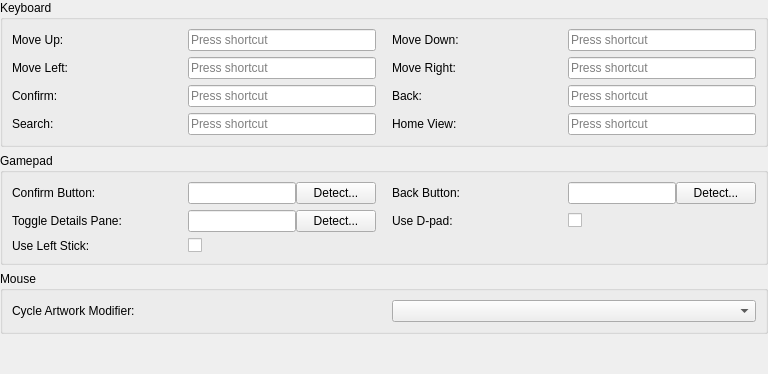
<?xml version="1.0" encoding="UTF-8"?>
<ui version="4.0">
 <class>ControlsPanel</class>
 <widget class="QWidget" name="ControlsPanel">
  <layout class="QVBoxLayout" name="rootLayout">
   <property name="leftMargin"><number>0</number></property>
   <property name="topMargin"><number>0</number></property>
   <property name="rightMargin"><number>0</number></property>
   <property name="bottomMargin"><number>0</number></property>
   <item>
    <widget class="QGroupBox" name="keyboardControlsGroupBox">
     <property name="title"><string>Keyboard</string></property>
     <!-- Eight shortcuts, two per row (two-column section). -->
     <layout class="QGridLayout" name="keyboardControlsFormLayout">
      <property name="horizontalSpacing"><number>16</number></property>
      <property name="verticalSpacing"><number>6</number></property>
      <item row="0" column="0"><widget class="QLabel" name="keyNavUpLabel"><property name="minimumSize"><size><width>160</width><height>0</height></size></property><property name="text"><string>Move Up:</string></property></widget></item>
      <item row="0" column="1"><widget class="QKeySequenceEdit" name="keyNavUpEdit"/></item>
      <item row="0" column="2"><widget class="QLabel" name="keyNavDownLabel"><property name="minimumSize"><size><width>160</width><height>0</height></size></property><property name="text"><string>Move Down:</string></property></widget></item>
      <item row="0" column="3"><widget class="QKeySequenceEdit" name="keyNavDownEdit"/></item>
      <item row="1" column="0"><widget class="QLabel" name="keyNavLeftLabel"><property name="minimumSize"><size><width>160</width><height>0</height></size></property><property name="text"><string>Move Left:</string></property></widget></item>
      <item row="1" column="1"><widget class="QKeySequenceEdit" name="keyNavLeftEdit"/></item>
      <item row="1" column="2"><widget class="QLabel" name="keyNavRightLabel"><property name="minimumSize"><size><width>160</width><height>0</height></size></property><property name="text"><string>Move Right:</string></property></widget></item>
      <item row="1" column="3"><widget class="QKeySequenceEdit" name="keyNavRightEdit"/></item>
      <item row="2" column="0"><widget class="QLabel" name="keyConfirmLabel"><property name="minimumSize"><size><width>160</width><height>0</height></size></property><property name="text"><string>Confirm:</string></property></widget></item>
      <item row="2" column="1"><widget class="QKeySequenceEdit" name="keyConfirmEdit"/></item>
      <item row="2" column="2"><widget class="QLabel" name="keyBackLabel"><property name="minimumSize"><size><width>160</width><height>0</height></size></property><property name="text"><string>Back:</string></property></widget></item>
      <item row="2" column="3"><widget class="QKeySequenceEdit" name="keyBackEdit"/></item>
      <item row="3" column="0"><widget class="QLabel" name="keySearchLabel"><property name="minimumSize"><size><width>160</width><height>0</height></size></property><property name="text"><string>Search:</string></property></widget></item>
      <item row="3" column="1"><widget class="QKeySequenceEdit" name="keySearchEdit"/></item>
      <item row="3" column="2"><widget class="QLabel" name="keyHomeViewLabel"><property name="minimumSize"><size><width>160</width><height>0</height></size></property><property name="text"><string>Home View:</string></property><property name="toolTip"><string>Jump to the synthetic Home view from any depth. Only honored when Use Home View is enabled.</string></property></widget></item>
      <item row="3" column="3"><widget class="QKeySequenceEdit" name="keyHomeViewEdit"/></item>
     </layout>
    </widget>
   </item>
   <item>
    <widget class="QGroupBox" name="gamepadControlsGroupBox">
     <property name="title"><string>Gamepad</string></property>
     <!-- Five fields, two per row (two-column section). -->
     <layout class="QGridLayout" name="gamepadControlsFormLayout">
      <property name="horizontalSpacing"><number>16</number></property>
      <property name="verticalSpacing"><number>6</number></property>
      <item row="0" column="0"><widget class="QLabel" name="gamepadConfirmButtonLabel"><property name="minimumSize"><size><width>160</width><height>0</height></size></property><property name="text"><string>Confirm Button:</string></property></widget></item>
      <item row="0" column="1">
       <layout class="QHBoxLayout" name="gamepadConfirmButtonLayout">
        <item><widget class="QLineEdit" name="gamepadConfirmButtonLineEdit"><property name="readOnly"><bool>true</bool></property></widget></item>
        <item><widget class="QPushButton" name="detectGamepadConfirmButtonButton"><property name="text"><string>Detect...</string></property></widget></item>
       </layout>
      </item>
      <item row="0" column="2"><widget class="QLabel" name="gamepadBackButtonLabel"><property name="minimumSize"><size><width>160</width><height>0</height></size></property><property name="text"><string>Back Button:</string></property></widget></item>
      <item row="0" column="3">
       <layout class="QHBoxLayout" name="gamepadBackButtonLayout">
        <item><widget class="QLineEdit" name="gamepadBackButtonLineEdit"><property name="readOnly"><bool>true</bool></property></widget></item>
        <item><widget class="QPushButton" name="detectGamepadBackButtonButton"><property name="text"><string>Detect...</string></property></widget></item>
       </layout>
      </item>
      <item row="1" column="0"><widget class="QLabel" name="gamepadToggleSidebarButtonLabel"><property name="minimumSize"><size><width>160</width><height>0</height></size></property><property name="text"><string>Toggle Details Pane:</string></property></widget></item>
      <item row="1" column="1">
       <layout class="QHBoxLayout" name="gamepadToggleSidebarButtonLayout">
        <item><widget class="QLineEdit" name="gamepadToggleSidebarButtonLineEdit"><property name="readOnly"><bool>true</bool></property></widget></item>
        <item><widget class="QPushButton" name="detectGamepadToggleSidebarButtonButton"><property name="text"><string>Detect...</string></property></widget></item>
       </layout>
      </item>
      <item row="1" column="2"><widget class="QLabel" name="gamepadUseDpadLabel"><property name="minimumSize"><size><width>160</width><height>0</height></size></property><property name="text"><string>Use D-pad:</string></property></widget></item>
      <item row="1" column="3"><widget class="QCheckBox" name="gamepadUseDpadCheckBox"/></item>
      <item row="2" column="0"><widget class="QLabel" name="gamepadUseLeftStickLabel"><property name="minimumSize"><size><width>160</width><height>0</height></size></property><property name="text"><string>Use Left Stick:</string></property></widget></item>
      <item row="2" column="1" colspan="3"><widget class="QCheckBox" name="gamepadUseLeftStickCheckBox"/></item>
     </layout>
    </widget>
   </item>
   <item>
    <widget class="QGroupBox" name="mouseControlsGroupBox">
     <property name="title"><string>Mouse</string></property>
     <layout class="QGridLayout" name="mouseControlsFormLayout">
      <property name="horizontalSpacing"><number>16</number></property>
      <property name="verticalSpacing"><number>6</number></property>
      <item row="0" column="0"><widget class="QLabel" name="artworkCycleModifierLabel"><property name="minimumSize"><size><width>160</width><height>0</height></size></property><property name="text"><string>Cycle Artwork Modifier:</string></property><property name="toolTip"><string>Modifier combined with middle-click on a grid/list item to cycle through its available artwork types. Plain middle-click stays bound to the media preview overlay.</string></property></widget></item>
      <item row="0" column="1"><widget class="QComboBox" name="artworkCycleModifierComboBox"/></item>
     </layout>
    </widget>
   </item>
   <item>
    <spacer name="controlsVerticalSpacer">
     <property name="orientation"><enum>Qt::Orientation::Vertical</enum></property>
     <property name="sizeHint" stdset="0"><size><width>20</width><height>40</height></size></property>
    </spacer>
   </item>
  </layout>
 </widget>
 <resources/>
 <connections/>
</ui>
